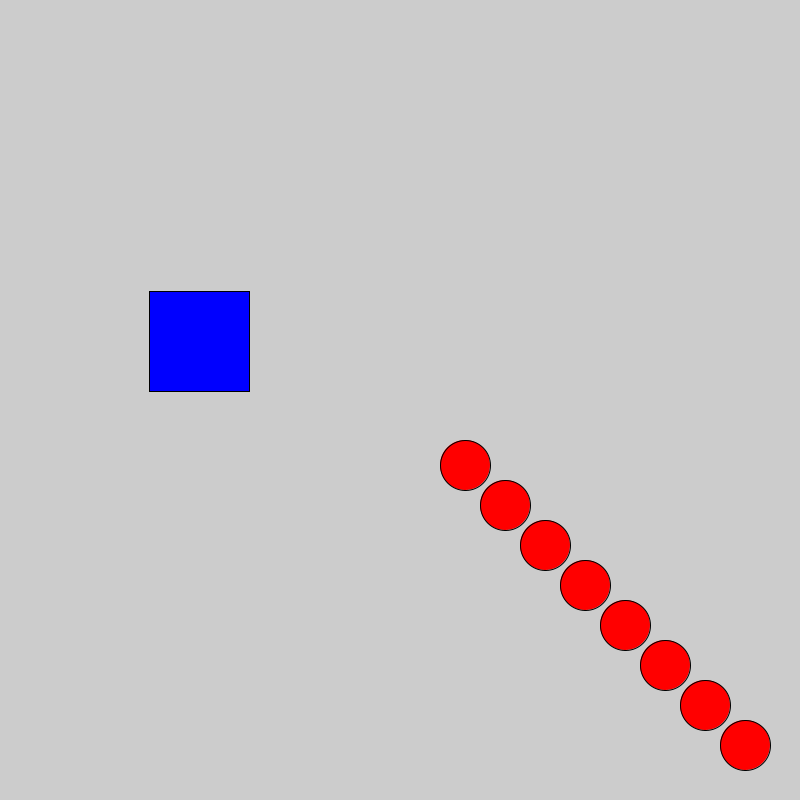
Frame 1 (no input)
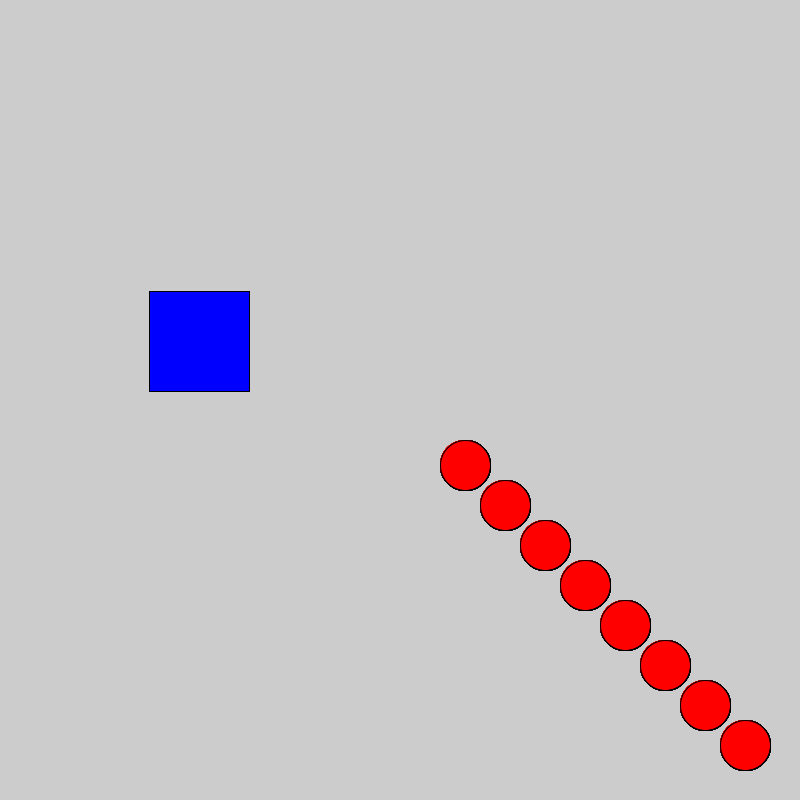
Frame 60 (the mouse pressed at the canvas centre just before this capture)
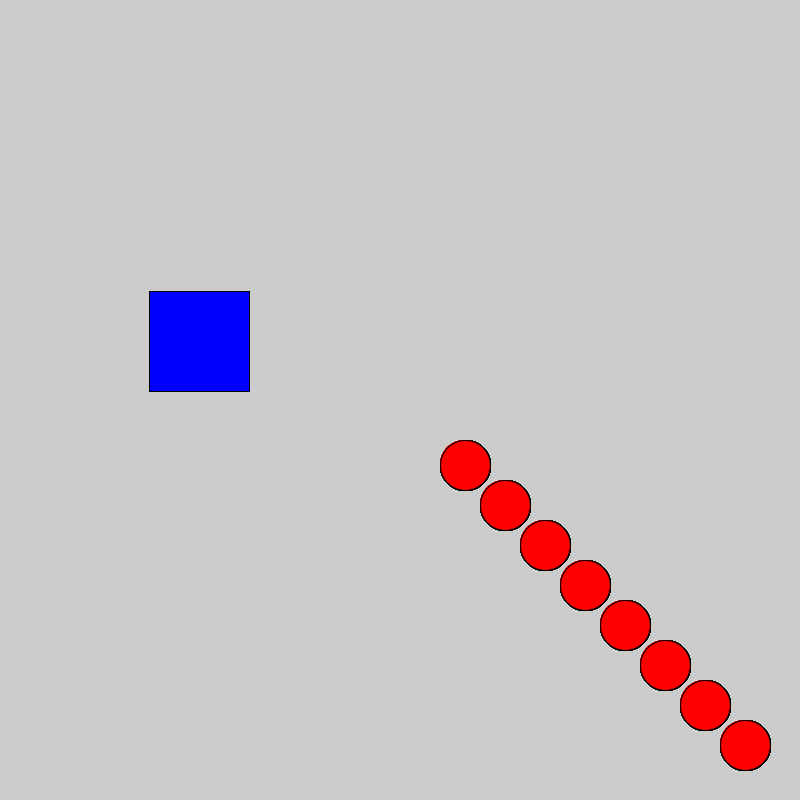
Frame 120 (the mouse held since frame 60 and released just before this capture)

The Processing sketch that drew these frames (run headless with seeded random() and noise(); from frame 60 on, the mouse is pressed at the canvas centre):

// Processing sketch: 7-2
// ── 7-2.pde
void setup() {
  size(800, 800);
}

void draw() {
  for(int i = 1; i<9; i++) {
    drawRedCircleInTheMiddle(i*40+25, i*40+25);
  }
  drawBlueSquare(149, 291);
}


void drawRedCircleInTheMiddle(float x, float y) {
  fill(255, 0, 0);
  circle(400 + x, 400 + y, 50);
  fill(255, 255, 255);
}

void drawBlueSquare(float x, float y) {
  fill(0, 0, 255);
  square(x, y, 100);
  fill(255, 255, 255);
}
